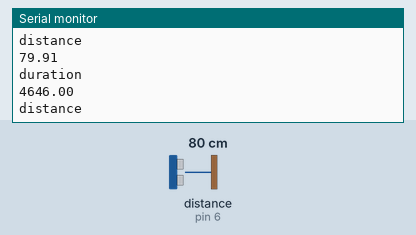
Simulated run of this sketch. Board: Arduino Uno, built with avr-gcc and run on an emulated ATmega328P. On the bench: the last lines printed to the serial monitor. Wiring (inferred from the names in the program): ultrasonic range finder: trigger pin 7; echo pin 6. The inputs (shaded band) are chosen by the test bench; at power-on: distance to the obstacle (sensor on pin 6) 80 cm. The echo pulse lasts 58.3 µs per cm.

Above: at 1.7 s.
1.8 s: distance to the obstacle (sensor on pin 6) set to 2 cm
At 2.5 s:
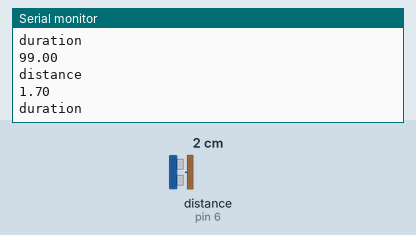
3.3 s: distance to the obstacle (sensor on pin 6) set to 299 cm
At 3.9 s:
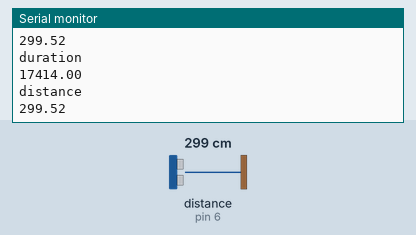
6.3 s: distance to the obstacle (sensor on pin 6) set to 18 cm
At 6.8 s:
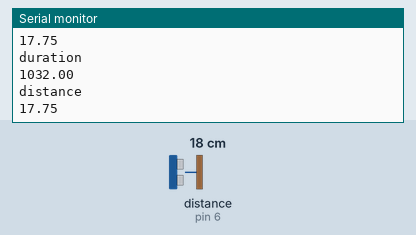
Timing chart, 0 to 9.3 s (numbered marks = the images above; inputs shaded):
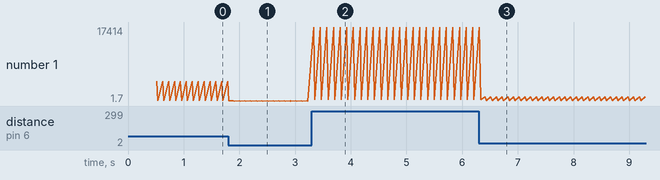

Measured:
- after the input at 1.8 s, the serial monitor: prints a new line after 0.09 s (image 1)
- after the input at 3.3 s, the serial monitor: prints a new line at once (image 2)
- after the input at 6.3 s, the serial monitor: prints a new line after 0.11 s (image 3)
- plotted number 1: 4646 → 1.7 after the input at 1.8 s, 1.7 → 299.52 after the input at 3.3 s, 299.52 → 17.75 after the input at 6.3 s

The sketch:

sketch_jun16a.ino
```cpp
// Ultrasonic Sensor

// Detects distance of Object

int triggPin = 7;

int echoPin = 6;
void setup() {
  // put your setup code here, to run once:

  pinMode(triggPin, OUTPUT);
  pinMode(echoPin, INPUT);

  Serial.begin(9600);

  Serial.println(
    "Distance measurement using Arduino Uno.");
  delay(500);
}

void loop() {
  // put your main code here, to run repeatedly:

  /**
  To create a pulse wave
  */

  digitalWrite(triggPin, LOW);

  delayMicroseconds(5);

  digitalWrite(triggPin, HIGH);

  delayMicroseconds(10);

  digitalWrite(triggPin, LOW);


  float duration = pulseIn(echoPin, HIGH);
  float distance = duration * 0.0344 / 2; // 0.0344 speed of sound
  Serial.println("duration");
  Serial.println(duration);
  Serial.println("distance");
  Serial.println(distance);


  delay(100);
}
```
